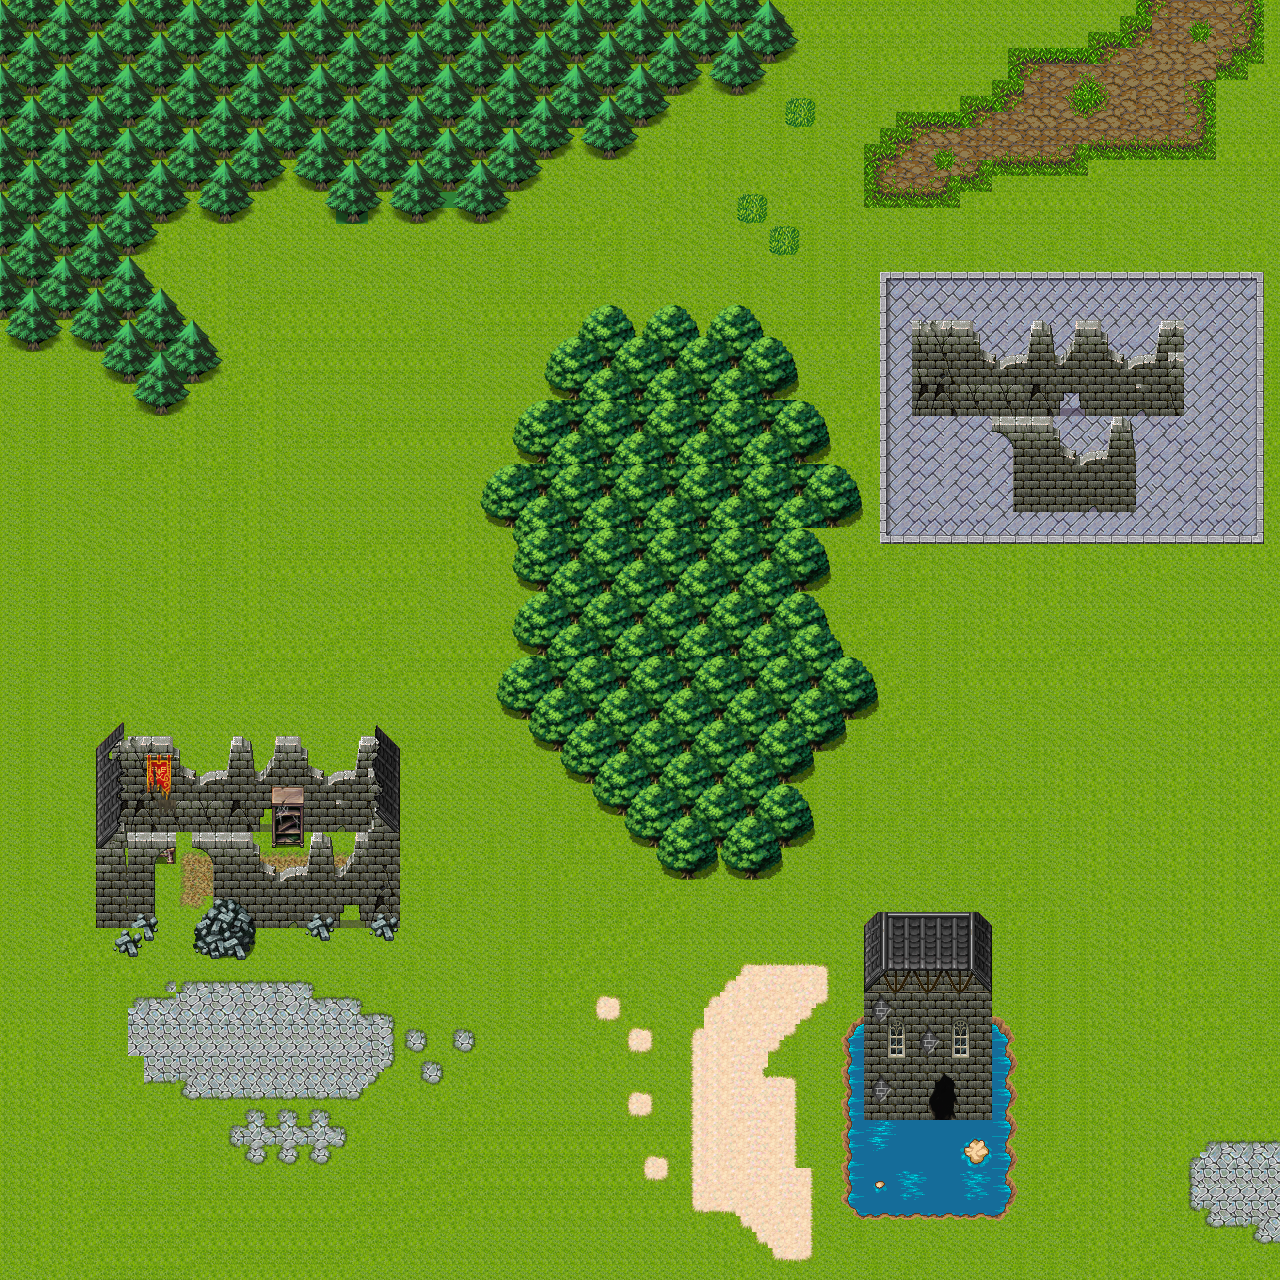

Tiled map render using the project's own tile images. Description and the map definition, with tile-layer contents summarised, below:
An orthogonal 80x80 tile map with 16x16 px tiles, 11 tile layers (grass1, grass2, undeground, ground, ...), 8 tilesets and 1 object.

<map version="1.0" orientation="orthogonal" renderorder="right-down" width="80" height="80" tilewidth="16" tileheight="16" nextobjectid="1">
 <tileset firstgid="1" name="000" tilewidth="16" tileheight="16" tilecount="1024" columns="32">
  <image source="Tile/000.png" width="512" height="512" />
  <terraintypes>
   <terrain name="Nouveau terrain" tile="-1" />
  </terraintypes>
 </tileset>
 <tileset firstgid="1025" name="001" tilewidth="16" tileheight="16" tilecount="1472" columns="32">
  <image source="Tile/001.png" width="512" height="736" />
 </tileset>
 <tileset firstgid="2497" name="002" tilewidth="16" tileheight="16" tilecount="1024" columns="32">
  <image source="Tile/002.png" width="512" height="512" />
 </tileset>
 <tileset firstgid="3521" name="003" tilewidth="16" tileheight="16" tilecount="8064" columns="64">
  <image source="Tile/003.png" width="1024" height="2016" />
 </tileset>
 <tileset firstgid="11585" name="004" tilewidth="16" tileheight="16" tilecount="4096" columns="64">
  <image source="Tile/004.png" width="1024" height="1024" />
 </tileset>
 <tileset firstgid="15681" name="005" tilewidth="16" tileheight="16" tilecount="1024" columns="32">
  <image source="Tile/005.png" width="512" height="512" />
 </tileset>
 <tileset firstgid="16705" name="007" tilewidth="16" tileheight="16" tilecount="768" columns="32">
  <image source="Tile/007.png" width="512" height="384" />
  <terraintypes>
   <terrain name="Nouveau terrain" tile="-1" />
  </terraintypes>
 </tileset>
 <tileset firstgid="17473" name="008" tilewidth="16" tileheight="16" tilecount="1024" columns="32">
  <image source="Tile/008.png" width="512" height="512" />
  <tile id="101">
   <objectgroup draworder="index">
    <object id="0" x="0" y="0" width="32" height="33" />
   </objectgroup>
  </tile>
 </tileset>
 <layer name="grass1" width="80" height="80">
  <data>[6400 cells, 1077 non-empty, 28 distinct tile ids]</data>
 </layer>
 <layer name="grass2" width="80" height="80">
  <data>[6400 cells, 6400 non-empty, 146 distinct tile ids]</data>
 </layer>
 <layer name="undeground" width="80" height="80">
  <data>[6400 cells, 0 non-empty, 0 distinct tile ids]</data>
 </layer>
 <layer name="ground" width="80" height="80">
  <data>[6400 cells, 1 non-empty, 1 distinct tile ids]</data>
 </layer>
 <layer name="forestdown" width="80" height="80">
  <data>[6400 cells, 127 non-empty, 20 distinct tile ids]</data>
 </layer>
 <layer name="forest" width="80" height="80">
  <data>[6400 cells, 1332 non-empty, 64 distinct tile ids]</data>
 </layer>
 <layer name="forestup" width="80" height="80">
  <data>[6400 cells, 8 non-empty, 8 distinct tile ids]</data>
 </layer>
 <layer name="housedown" width="80" height="80">
  <data>[6400 cells, 52 non-empty, 21 distinct tile ids]</data>
 </layer>
 <layer name="house" width="80" height="80">
  <data>[6400 cells, 465 non-empty, 137 distinct tile ids]</data>
 </layer>
 <layer name="houseup" width="80" height="80">
  <data>[6400 cells, 80 non-empty, 54 distinct tile ids]</data>
 </layer>
 <layer name="hole" width="80" height="80">
  <data>[6400 cells, 116 non-empty, 51 distinct tile ids]</data>
 </layer>
</map>
